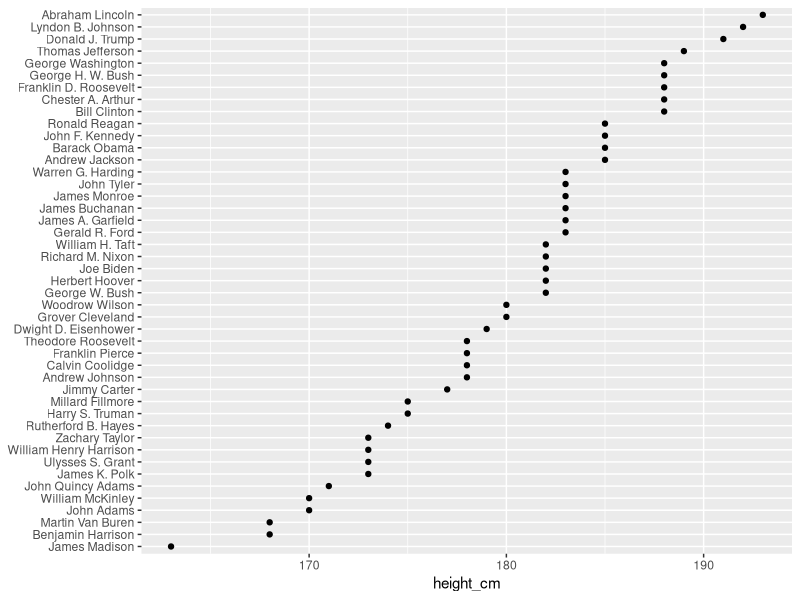
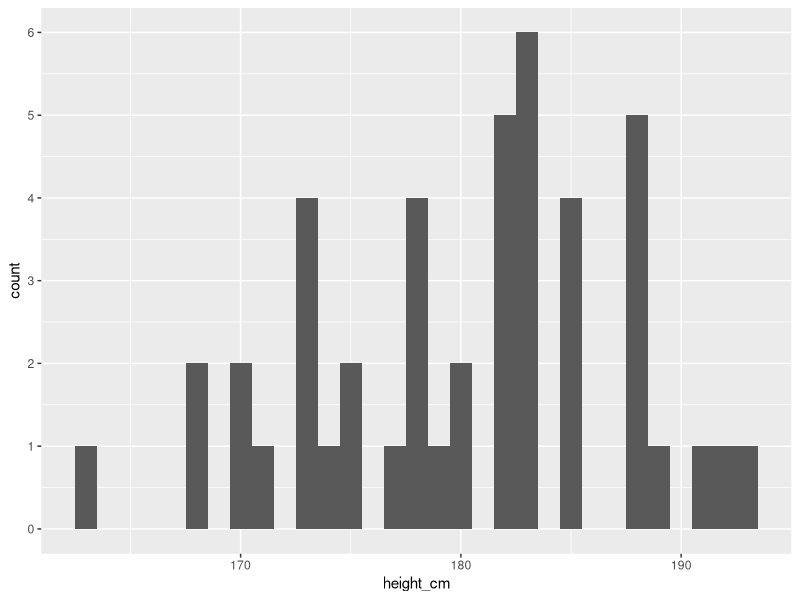

These figures' R source, in order:
#' ---
#' title: "Starting with Bayes statistics by estimating mean"
#' subtitle: "Simple intercept-only model"
#' author: "Taavi Päll and Ülo Maiväli"
#' date: "2021-10-02"
#' output: html_document
#' ---


#'
#' ## Loading required libraries
#' 
#+
library(tidyverse)
library(here)

#' 
#' ## Getting data
#' 
#' ### Downloading US president heights data
#'  

#' 
#' President heights were copy-pasted from [potus.com](https://www.potus.com/presidential-facts/presidential-heights/) 
#' and after preprocessing (keeping only names and height in cm) saved to 
#' `data` subfolder in our project folder. 
#' 

#'
#' ### Import president heights data
#' 
#' Practice safe paths.
#' Use projects and the **here** package. 
#' How can you avoid `setwd()` at the top of every script? 
#' Organize each logical project into a folder on your computer.
#' 
#+
(president_heights <- read_csv(here("data/president_heights.csv"), col_types = "cd"))


#'
#' We have two columns in our tibble -- presidents names "name" and height in 
#' cm "height_cm".
#'


#'
#' ## Visualization
#' 
#' As always, any analysis should start with data visualization to avoid [Datasaurus](https://itsalocke.com/datasaurus/) 
#' appearing in the end.
#' 
#' Simple scatter plot, starting with tallest presidents.
#'    
#' - Abraham Lincoln was the tallest president at 193 cm.
#' - James Madison was the shortest president at 163 cm.
#' - The average height of the first 44 presidents is 180 cm.
#' 
#+
ggplot(data = president_heights) +
  geom_point(aes(x = height_cm, y = fct_reorder(name, height_cm))) +
  theme(axis.title.y = element_blank())

#'
#' Histogram shows that most frequently US presidents have been 72in tall.
#+
ggplot(data = president_heights) +
  geom_histogram(aes(x = height_cm), binwidth = 1) +
  scale_y_continuous(breaks = scales::pretty_breaks())
